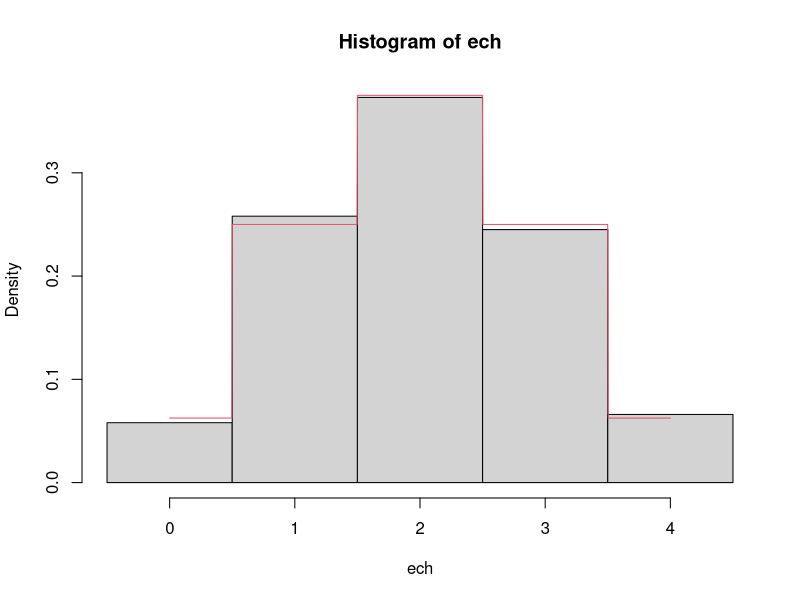
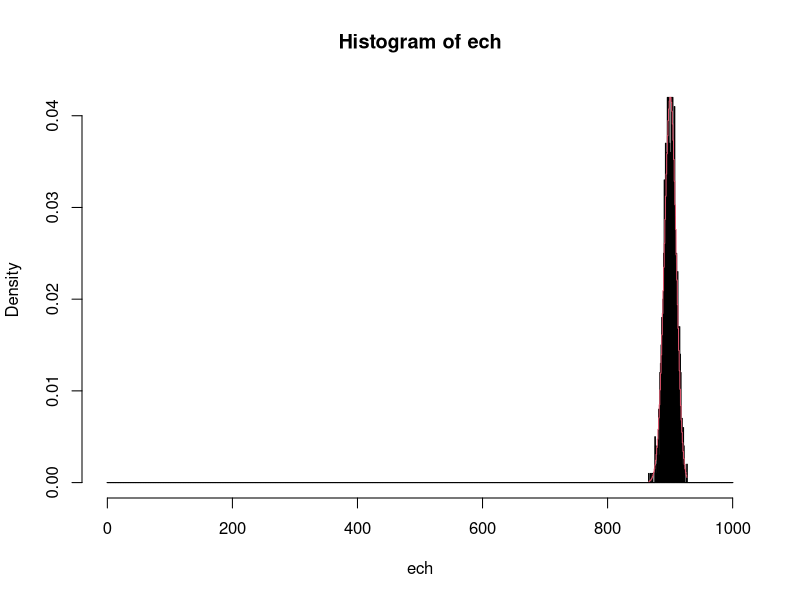
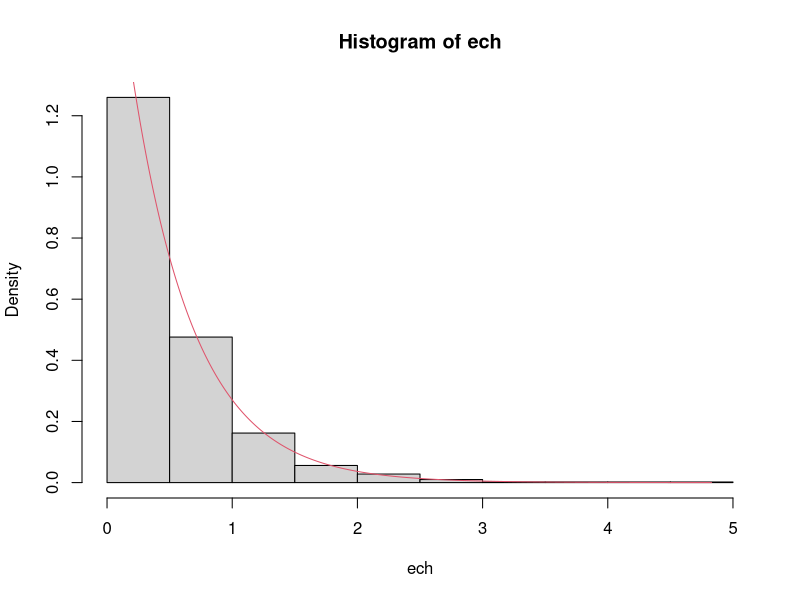
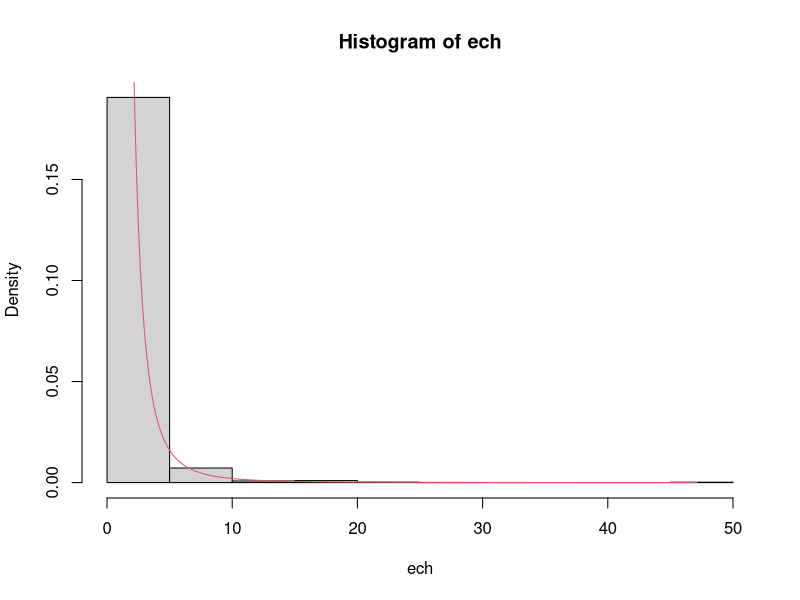
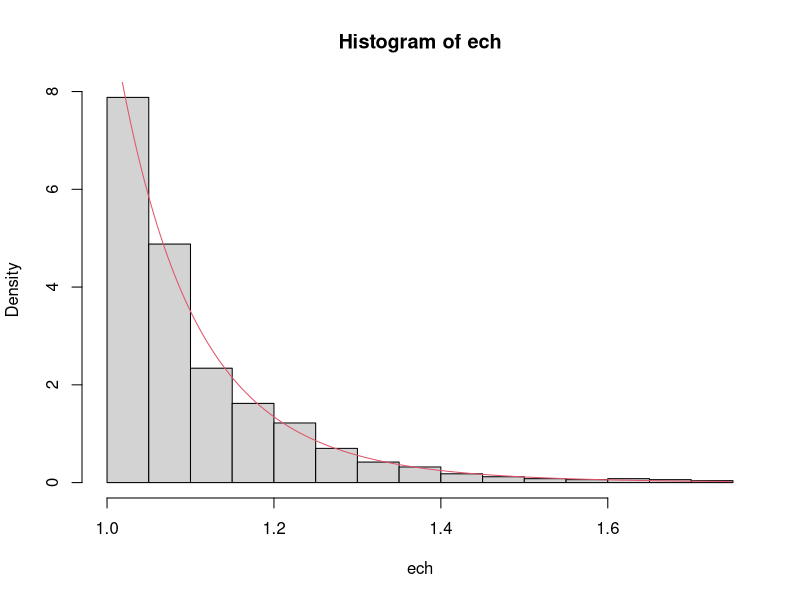
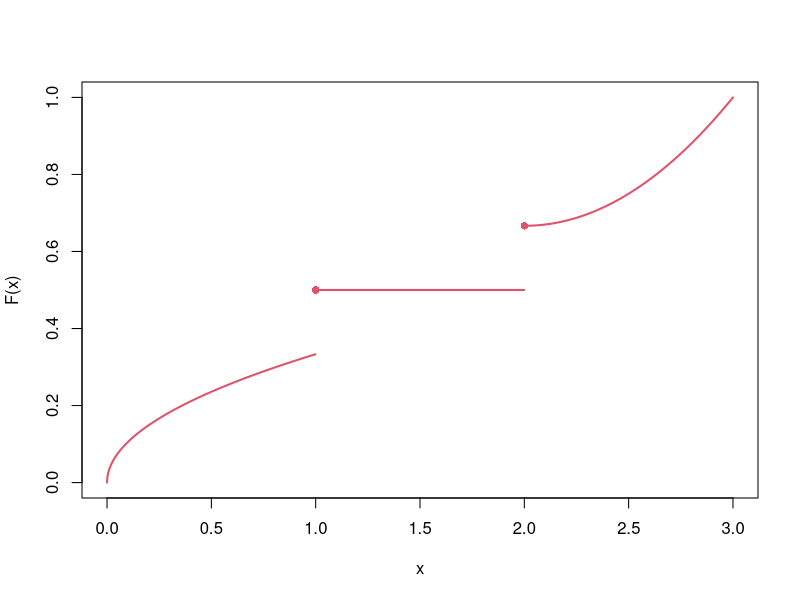
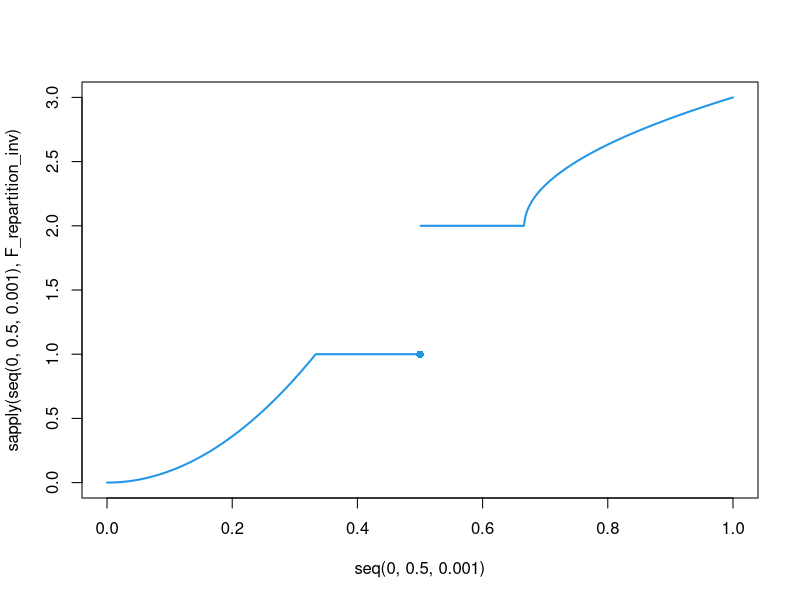
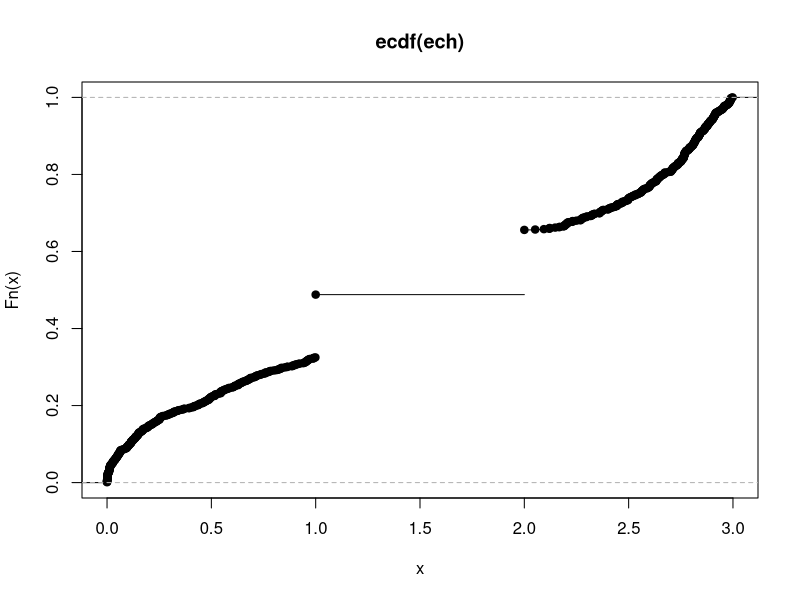

Write the R code that produced these figures, in order.
# transformation inverse pour loi discrète
# entrées: taille échantillonnale n, vecteur de valeurs possible x et vecteur de probabilités p
ti_discrete <- function(n, x, p){
  
  if(length(x) != length(p)) stop("Dimensions de x et p incompatibles")
  
  valeurs <- rep(0, n)
  for(i in 1:n){
    
    u <- runif(1)
    l <- 1
    while(u > sum(p[1:l])) l <- l+1
    valeurs[i] <- x[l]
    
  }
  
  return(valeurs)
  
}

# exemple Bin(4, 0.5)
x <- 0:4
p <- dbinom(0:4, size=4, prob=.5)
ech <- ti_discrete(1000, x, p)
hist(ech, probability = TRUE, breaks=c(x-0.5, max(x)+0.5))
lines(seq(min(ech), max(ech), length.out=1000),
      sapply(seq(min(ech), max(ech), length.out=1000), function(x) dbinom(floor(x+.5), size=4, prob=.5)),
      col=2)

# exemple Bin(1000, 0.9)
x <- 0:1000
p <- dbinom(0:1000, size=1000, prob=.9)
ech <- ti_discrete(1000, x, p)
hist(ech, probability = TRUE, breaks=c(x-0.5, max(x)+0.5))
lines(seq(min(ech), max(ech), length.out=1000),
      sapply(seq(min(ech), max(ech), length.out=1000), function(x) dbinom(floor(x+.5), size=1000, prob=.9)),
      col=2)



# transformation inverse pour loi exponentielle
# entrées: taille échantillonnale n et paramètre lambda
ti_exp <- function(n, lambda){
  
  valeurs <- -log(1 - runif(n))/lambda
  return(valeurs)
  
}

# exemple Exp(2)
lambda <- 2
ech <- ti_exp(1000, lambda)
hist(ech, probability = TRUE)
lines(seq(min(ech), max(ech), length.out=1000),
      sapply(seq(min(ech), max(ech), length.out=1000), function(x) dexp(x, rate=lambda)),
      col=2)



# transformation inverse pour loi de Pareto
# entrées: taille échantillonnale n et paramètre alpha
ti_pareto <- function(n, alpha){
  
  valeurs <- (1 - runif(n))^(-1/alpha)
  return(valeurs)
  
}

# exemple Pareto(2)
alpha <- 2
ech <- ti_pareto(1000, alpha)
hist(ech, probability = TRUE)
lines(seq(min(ech), max(ech), length.out=1000),
      sapply(seq(min(ech), max(ech), length.out=1000), function(x) alpha*x^(-alpha-1)),
      col=2)

# exemple Pareto(10)
alpha <- 10
ech <- ti_pareto(1000, alpha)
hist(ech, probability = TRUE)
lines(seq(min(ech), max(ech), length.out=1000),
      sapply(seq(min(ech), max(ech), length.out=1000), function(x) alpha*x^(-alpha-1)),
      col=2)



# transformation inverse générale
# entrées: taille échantillonnale n et inverse (généralisée) de la fonction de répartition F_repartition_inv
ti_generale <- function(n, F_repartition_inv){
  
  u <- runif(n)
  valeurs <- sapply(u, F_repartition_inv)
  return(valeurs)
  
}

# exemple de fonction de répartition non continue
F_repartition <- function(x){
  
  if(x < 0) return(0)
  else if(x < 1) return(sqrt(x)/3)
  else if(x < 2) return(1/2)
  else if(x < 3) return(2/3 + (x-2)^2/3)
  else return (1)
  
}

# graphe de la fonction de répartition
plot(seq(0, .999, .001), sapply(seq(0, .999, .001), F_repartition),
     type="l", lwd=2, col=2,
     xlim=c(0, 3), ylim=c(0, 1),
     xlab="x", ylab="F(x)")
lines(seq(1, 1.999, .001), sapply(seq(1, 1.999, .001), F_repartition),
      lwd=2, col=2)
lines(seq(2, 3, .001), sapply(seq(2, 3, .001), F_repartition),
      lwd=2, col=2)
points(c(1, 2), c(1/2, 2/3), pch=16, lwd=2, col=2)

# inverse de la fonction de répartition
F_repartition_inv <- function(u){
  
  if(u <= 1/3) return((3*u)^2)
  else if(u <= 1/2) return(1)
  else if(u <= 2/3) return(2)
  else return(2 + sqrt(3*(u - 2/3)))
  
}

# graphe de l'inverse
plot(seq(0, .5, .001), sapply(seq(0, .5, .001), F_repartition_inv),
     type="l", lwd=2, col=4,
     xlim=c(0, 1), ylim=c(0, 3))
lines(seq(.501, 1, .001), sapply(seq(.501, 1, .001), F_repartition_inv),
      type="l", lwd=2, col=4)
points(.5, 1, pch=16, lwd=2, col=4)

# génération selon cette loi
ech <- ti_generale(1000, F_repartition_inv)
plot(ecdf(ech), xlim=c(0, 3))



# transformation de Box-Müller
# entrées: taille échantillonnale n
box_muller <- function(n){
  
  m <- 2*ceiling(n/2) # le vrai nombre (pair) de réalisations uniformes nécessaire
  u <- runif(m)
  valeurs <- rep(0, m)
  for(i in 1:(m/2)){
    
    r <- sqrt(-2*log(u[2*(i-1)+1]))
    t <- 2*pi*u[2*(i-1)+2]
    
    valeurs[2*(i-1)+1] <- r*cos(t)
    valeurs[2*(i-1)+2] <- r*sin(t)
    
  }
  
  return(valeurs[1:n])
  
}

# exemple
ech <- box_muller(1000)
hist(ech, probability = TRUE)
lines(seq(min(ech), max(ech), length.out=1000),
      sapply(seq(min(ech), max(ech), length.out=1000), function(x) dnorm(x)),
      col=2)



# génération de la loi géométrique
# entrées: taille échantillonnale n et paramètre p
r_geo_bern <- function(n, p){
  
  valeurs <- rep(0, n)
  for(i in 1:n){
    
    j <- 1
    y <- runif(1) <= p
    while(y == 0){
      
      j <- j+1
      y <- runif(1) <= p
      
    }
    
    valeurs[i] <- j
    
  }
  
  return(valeurs)
  
}

# exemple
p <- .2
ech <- r_geo_bern(1000, p)
hist(ech, probability = TRUE, breaks = 0:max(ech)+.5)
lines(seq(min(ech), max(ech), length.out=1000),
      sapply(seq(min(ech), max(ech), length.out=1000), function(x) dgeom(floor(x+.5)-1, prob=p)),
      col=2)



# génération de la loi de Poisson
# entrées: taille échantillonnale n et paramètre lambda
r_poisson_exp <- function(n, lambda){
  
  valeurs <- rep(0, n)
  for(i in 1:n){
    
    l <- 1
    s <- ti_exp(1, lambda)
    while(s <= 1){
      
      l <- l+1
      s <- s + ti_exp(1, lambda)
      
    }
    
    valeurs[i] <- l-1
    
  }
  
  return(valeurs)
  
}

# exemple
lambda <- 5
ech <- r_poisson_exp(1000, lambda)
hist(ech, probability = TRUE, breaks = (-1):max(ech)+.5)
lines(seq(min(ech), max(ech), length.out=1000),
      sapply(seq(min(ech), max(ech), length.out=1000), function(x) lambda^floor(x+.5) * exp(-lambda) / factorial(floor(x+.5))),
      col=2)

# 'sanity check'
lambda <- 1e4
ech <- r_poisson_exp(1000, lambda)
ech_norm <- (ech - lambda)/sqrt(lambda)
hist(ech_norm, probability = TRUE)
lines(seq(min(ech_norm), max(ech_norm), length.out=1000),
      sapply(seq(min(ech_norm), max(ech_norm), length.out=1000), function(x) dnorm(x)),
      col=2)



